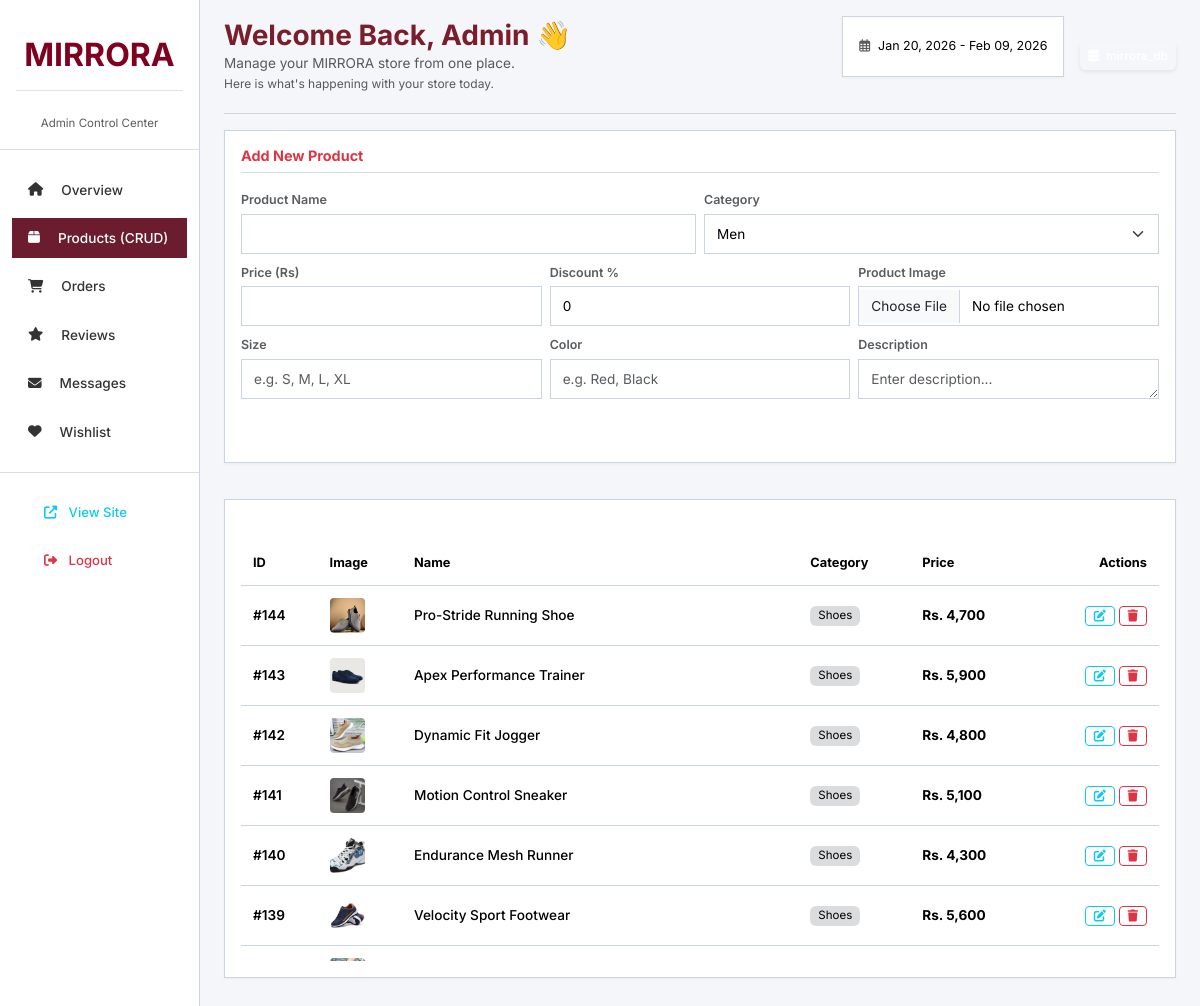
Page /admin.php?tab=products (signed in) on the committed database.
### tables this page shows
CREATE TABLE IF NOT EXISTS `products` (
  `id` int NOT NULL AUTO_INCREMENT,
  `name` varchar(255) DEFAULT NULL,
  `category` varchar(100) DEFAULT NULL,
  `price` double DEFAULT NULL,
  `description` text,
  `size` varchar(255) DEFAULT NULL,
  `color` varchar(255) DEFAULT NULL,
  `images` text,
  `image` varchar(255) NOT NULL,
  `discount_percent` int DEFAULT '0',
  PRIMARY KEY (`id`)
);

### admin.php (the view, shortened to what this page needs)
<?php
include 'config.php';
$active_tab = isset($_GET['tab']) ? $_GET['tab'] : 'dashboard';
$edit_mode = isset($_GET['edit_product']) ? intval($_GET['edit_product']) : 0;
?>
<!DOCTYPE html>
<html lang="en">
<!DOCTYPE html>
<html lang="en">
<head>
    <link href="https://cdn.jsdelivr.net/npm/bootstrap@5.3.0/dist/css/bootstrap.min.css" rel="stylesheet">
    <link rel="stylesheet" href="https://cdnjs.cloudflare.com/ajax/libs/font-awesome/6.4.0/css/all.min.css">
</head>
<body>
<div class="container-fluid">
    <div class="row">
        <div class="col-md-3 col-lg-2 px-0 sidebar d-none d-md-block">
            <div>
                <div class="p-3 text-center border-bottom border-secondary border-opacity-25">
                  <div class="d-flex justify-content-between align-items-center mb-4 pb-3 border-bottom">
    <div>
        <h2 class="fw-bold text-dark mb-0" style="color: #800020 !important;">MIRRORA</h2>
    </div>
</div>
                    <small class="text-muted" style="font-size: 0.72rem;">Admin Control Center</small>
                </div>
                <div class="py-3">
                    <a href="admin.php?tab=dashboard" class="<?php echo ($active_tab == 'dashboard') ? 'active' : ''; ?>"><i class="fas fa-home me-2"></i> Overview</a>
                    <a href="admin.php?tab=products" class="<?php echo ($active_tab == 'products') ? 'active' : ''; ?>"><i class="fas fa-box me-2"></i> Products (CRUD)</a>
                    <a href="admin.php?tab=orders" class="<?php echo ($active_tab == 'orders') ? 'active' : ''; ?>"><i class="fas fa-shopping-cart me-2"></i> Orders</a>
                    <a href="admin.php?tab=reviews" class="<?php echo ($active_tab == 'reviews') ? 'active' : ''; ?>"><i class="fas fa-star me-2"></i> Reviews</a>
                    <a href="admin.php?tab=messages" class="<?php echo ($active_tab == 'messages') ? 'active' : ''; ?>"><i class="fas fa-envelope me-2"></i> Messages</a>
                    <a href="admin.php?tab=wishlist" class="<?php echo ($active_tab == 'wishlist') ? 'active' : ''; ?>"><i class="fas fa-heart me-2"></i> Wishlist</a>
                </div>
            </div>
            <div class="p-3 border-top border-secondary border-opacity-25">
                <a href="index.php" target="_blank" class="text-info mb-1 d-block" style="font-size: 0.82rem;"><i class="fas fa-external-link-alt me-2"></i> View Site</a>
                <a href="admin.php?logout=true" class="text-danger d-block" style="font-size: 0.82rem;" onclick="return confirm('Aap waqai logout karna chahti hain?');"><i class="fas fa-sign-out-alt me-2"></i> Logout</a>
            </div>
        </div>
        <div class="col-md-9 col-lg-10 ms-sm-auto px-md-4 py-3">
            <div class="d-flex justify-content-between align-items-center pb-3 mb-3 border-bottom border-secondary border-opacity-25">
                <div>
                  <h3 class="fw-bold m-0" style="color:#7A1E2C;">
    Welcome Back, Admin 👋
</h3>
<p class="text-muted mb-0">
    Manage your MIRRORA store from one place.
</p>
                    <small class="text-muted" style="font-size: 0.75rem;">Here is what's happening with your store today.</small>
                </div>
                <div class="d-flex align-items-center gap-3">
                    <div class="card-custom px-3 py-1.5 d-flex align-items-center gap-2" style="font-size: 0.78rem;">
                        <i class="far fa-calendar-alt text-muted"></i>
                        <span>Jan 20, 2026 - Feb 09, 2026</span>
                    </div>
                    <span class="badge p-2 text-white fw-medium shadow-sm" style="background-color: var(--accent-red); font-size: 0.75rem;"><i class="fas fa-database me-1"></i> mirrora_db</span>
                </div>
            </div>
            <?php if($active_tab == 'products'): ?>
                <div class="row g-3">
                    <div class="col-12">
                        <div class="card card-custom p-3">
                            <h6 class="fw-bold mb-3 border-bottom border-secondary border-opacity-25 pb-2 text-danger" style="font-size: 0.9rem;"><?php echo ($edit_mode > 0) ? 'Update Product Details' : 'Add New Product'; ?></h6>
                            <form action="admin.php?tab=products" method="POST" enctype="multipart/form-data">
                                <div class="row g-2">
                                    <div class="col-md-6">
                                        <label class="form-label fw-semibold text-muted mb-1" style="font-size: 0.78rem;">Product Name</label>
                                        <input type="text" name="name" class="form-control" value="<?php echo ($edit_mode > 0) ? $p_data['name'] : ''; ?>" required>
                                    </div>
                                    <div class="col-md-6">
                                        <label class="form-label fw-semibold text-muted mb-1" style="font-size: 0.78rem;">Category</label>
                                        <select name="category" class="form-select" required>
                                            <?php
                                            $cats = ['Men', 'Women', 'Kids', 'Jewelry', 'Shoes'];
                                            foreach($cats as $c) {
                                                $selected = ($edit_mode > 0 && $p_data['category'] == $c) ? 'selected' : '';
                                                echo "<option value='$c' $selected>$c</option>";
                                            }
                                            ?>
                                        </select>
                                    </div>
                                    <div class="col-md-4">
                                        <label class="form-label fw-semibold text-muted mb-1" style="font-size: 0.78rem;">Price (Rs)</label>
                                        <input type="number" step="0.01" name="price" class="form-control" value="<?php echo ($edit_mode > 0) ? $p_data['price'] : ''; ?>" required>
                                    </div>
                                    <div class="col-md-4">
                                        <label class="form-label fw-semibold text-muted mb-1" style="font-size: 0.78rem;">Discount %</label>
                                        <input type="number" name="discount_percent" class="form-control" value="<?php echo ($edit_mode > 0) ? $p_data['discount_percent'] : '0'; ?>">
                                    </div>
                                    <div class="col-md-4">
                                        <label class="form-label fw-semibold text-muted mb-1" style="font-size: 0.78rem;">Product Image</label>
                                        <input type="file" name="image_file" class="form-control" <?php echo ($edit_mode == 0) ? 'required' : ''; ?>>
                                    </div>
                                    <div class="col-md-4">
                                        <label class="form-label fw-semibold text-muted mb-1" style="font-size: 0.78rem;">Size</label>
                                        <input type="text" name="size" class="form-control" placeholder="e.g. S, M, L, XL" value="<?php echo ($edit_mode > 0) ? ($p_data['size'] ?? '') : ''; ?>">
                                    </div>
                                    <div class="col-md-4">
                                        <label class="form-label fw-semibold text-muted mb-1" style="font-size: 0.78rem;">Color</label>
                                        <input type="text" name="color" class="form-control" placeholder="e.g. Red, Black" value="<?php echo ($edit_mode > 0) ? ($p_data['color'] ?? '') : ''; ?>">
                                    </div>
                                    <div class="col-md-4">
                                        <label class="form-label fw-semibold text-muted mb-1" style="font-size: 0.78rem;">Description</label>
                                        <textarea name="description" class="form-control" rows="1" placeholder="Enter description..."><?php echo ($edit_mode > 0) ? ($p_data['description'] ?? '') : ''; ?></textarea>
                                    </div>
                                </div>
                                <div class="mt-3 d-flex gap-2">
                                    <?php if($edit_mode > 0): ?>
                                        <button type="submit" name="update_product" class="btn btn-success btn-sm px-3 fw-semibold py-1">Update Product</button>
                                        <a href="admin.php?tab=products" class="btn btn-outline-secondary btn-sm px-3 py-1">Cancel Edit</a>
                                    <?php else: ?>
                                        <button type="submit" name="add_product" class="btn btn-sm px-3 fw-semibold py-1 text-white" style="background-color: var(--accent-red);">Add Product</button>
                                    <?php endif; ?>
                                </div>
                            </form>
                        </div>
                    </div>
                    <div class="col-12">
                        <div class="card card-custom p-3">
                            <h6 class="fw-bold mb-2 text-white" style="font-size: 0.9rem;">Products Inventory</h6>
                            <div class="table-responsive" style="max-height: 420px; overflow-y: auto;">
                                <table class="table table-hover align-middle mb-0">
                                    <thead class="sticky-top" style="background-color: var(--bg-card); font-size: 0.8rem;">
                                        <tr><th>ID</th><th>Image</th><th>Name</th><th>Category</th><th>Price</th><th class="text-end">Actions</th></tr>
                                    </thead>
                                    <tbody>
                                        <?php
                                        $p_result = mysqli_query($conn, "SELECT * FROM products ORDER BY id DESC");
                                        if(mysqli_num_rows($p_result) > 0) {
                                            while($row = mysqli_fetch_assoc($p_result)) {
                                                echo "<tr>
                                                    <td class='fw-semibold'>#{$row['id']}</td>
                                                    <td><img src='assets/images/{$row['images']}' width='35' height='35' style='object-fit:cover; border-radius:4px;'></td>
                                                    <td class='fw-medium text-white'>{$row['name']}</td>
                                                    <td><span class='badge bg-secondary bg-opacity-25 text-light fw-normal px-2 py-1' style='font-size: 0.72rem;'>{$row['category']}</span></td>
                                                    <td class='fw-bold text-success'>Rs. " . number_format($row['price']) . "</td>
                                                    <td class='text-end'>
                                                        <a href='admin.php?tab=products&edit_product={$row['id']}' class='btn btn-outline-info btn-sm px-2 py-0' style='font-size: 0.75rem;'><i class='fas fa-edit'></i></a>
                                                        <a href='admin.php?tab=products&delete_product={$row['id']}' class='btn btn-outline-danger btn-sm px-2 py-0' style='font-size: 0.75rem;' onclick='return confirm(\"Are you sure you want to delete this product?\");'><i class='fas fa-trash'></i></a>
                                                    </td>
                                                </tr>";
                                            }
                                        } else {
                                            echo "<tr><td colspan='6' class='text-center text-muted py-3'>No products found.</td></tr>";
                                        }
                                        ?>
                                    </tbody>
                                </table>
                            </div>
                        </div>
                    </div>
                </div>
            <?php endif; ?>
        </div>
    </div>
</div>
</body>
</html>

### admin.php (style rules this page uses)
:root { --bg-main: #f4f6f9; --bg-card: #ffffff; --border-color: #cbd5e1; --accent-maroon: #6b1d2f; --accent-maroon-hover: #521523; --text-main: #000000; --text-muted: #333333; }
body { background-color: var(--bg-main); color: var(--text-main); font-family: 'Inter', sans-serif; font-size: 0.85rem; margin: 0; }
.sidebar { min-height: 100vh; background: #ffffff; border-right: 1px solid var(--border-color); display: flex; flex-direction: column; justify-content: space-between; padding: 20px 0; }
.sidebar .nav, .sidebar .menu-list, .sidebar div { display: flex; flex-direction: column; width: 100%; }
.sidebar a { color: var(--text-muted); text-decoration: none; padding: 10px 16px; margin: 4px 12px; border-radius: 0px; display: flex; align-items: center; gap: 10px; transition: 0.2s ease; font-size: 0.85rem; font-weight: 500; }
.sidebar a:hover, .sidebar a.active, .sidebar a:hover *, .sidebar a.active * { color: #ffffff !important; background: var(--accent-maroon); }
.card, .card-custom { background-color: var(--bg-card); border: 1px solid var(--border-color); border-radius: 0px; color: var(--text-main); box-shadow: 0 1px 3px rgba(0, 0, 0, 0.04); padding: 20px; margin-bottom: 20px; }
.form-control, .form-select { background-color: #ffffff; border: 1px solid var(--border-color); color: var(--text-main); font-size: 0.85rem; padding: 0.55rem 0.75rem; border-radius: 0px !important; }
label, .form-label { font-weight: 600; color: var(--text-main); margin-bottom: 6px; font-size: 0.8rem; }
.table { color: #000000 !important; font-size: 0.85rem; border-color: var(--border-color); }
.table > :not(caption) > * > * { background-color: transparent; color: #000000 !important; border-bottom-color: var(--border-color); padding: 12px; }
.table td, .table th, .table div, .table span, .table strong { color: #000000 !important; }

### rows in the picture
products: id "144", images (picture), name "Pro-Stride Running Shoe", category "Shoes", price "4,700"
products: id "143", images (picture), name "Apex Performance Trainer", category "Shoes", price "5,900"
products: id "142", images (picture), name "Dynamic Fit Jogger", category "Shoes", price "4,800"
products: id "141", images (picture), name "Motion Control Sneaker", category "Shoes", price "5,100"
products: id "140", images (picture), name "Endurance Mesh Runner", category "Shoes", price "4,300"
products: id "139", images (picture), name "Velocity Sport Footwear", category "Shoes", price "5,600"
products: images (picture)

### other values in the picture
form field category "Men"
